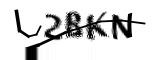
#> input picture laicigou/captcha_dataset/2BKN.jpg, 160 x 60 px
$ python -i dealImg.py   (imports and definitions only)   (older library calls are emulated)
#> lines starting #> are read from the running program, lines starting #| are printed output that depends on the picture; after the words box and inside, x2 and y2 are one past the last pixel; in counts of white or black regions, pixels touching at a corner belong together
#> further down, picture is the input picture: shape (60, 160, 3); min 0, max 255, mean 216.8
import cv2
import numpy as np
import operator

def dealImg(img):
    ret , thresh1 = cv2.threshold(img,127,255,cv2.THRESH_BINARY_INV)
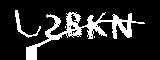
#> thresh1: shape (60, 160, 3); 14.8% white; 4 white regions (2 under 20 px), largest, box (x1, y1, x2, y2) and area: (26, 12, 145, 60) 1276, (15, 10, 41, 38) 136
    kernel1 = np.ones((2,2),np.uint8)
    thresh1 = cv2.morphologyEx(thresh1, cv2.MORPH_CLOSE, kernel1)
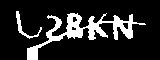
#> thresh1: shape (60, 160, 3); 15.4% white; 2 white regions, box (x1, y1, x2, y2) and area: (27, 13, 146, 60) 1346, (16, 11, 42, 39) 136
    kernel2 = np.ones((2, 2), np.uint8)
    erodeimg = cv2.morphologyEx(thresh1, cv2.MORPH_ERODE, kernel2)
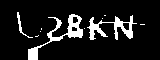
#> erodeimg: shape (60, 160, 3); 11% white; 10 white regions (7 under 20 px), largest, box (x1, y1, x2, y2) and area: (28, 14, 83, 60) 542, (87, 15, 137, 40) 431, (17, 12, 33, 38) 67

    cv2.imshow('open',erodeimg)
    # cv2.waitKey(0)
#> (the run stopped early here; a loop or call above may not have finished)

$ run again, on laicigou/captcha_dataset/2xnt.jpg
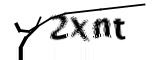
#> input picture laicigou/captcha_dataset/2xnt.jpg, 160 x 60 px
#> picture is the input picture: shape (60, 160, 3); min 0, max 255, mean 226.1
#> in dealImg, `ret , thresh1 = cv2.threshold(img,127,255,cv2.THRESH_BINARY_INV)`:
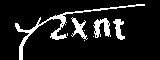
#> thresh1: shape (60, 160, 3); 11% white; 8 white regions (4 under 20 px), largest, box (x1, y1, x2, y2) and area: (15, 4, 145, 60) 580, (93, 18, 111, 38) 195, (71, 17, 88, 40) 149, (113, 19, 125, 40) 130
#> in dealImg, `erodeimg = cv2.morphologyEx(thresh1, cv2.MORPH_ERODE, kernel2)`:
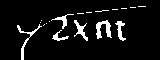
#> erodeimg: shape (60, 160, 3); 7.2% white; 18 white regions (12 under 20 px), largest, box (x1, y1, x2, y2) and area: (96, 20, 112, 39) 155, (17, 24, 42, 60) 131, (74, 20, 88, 41) 107, (115, 21, 126, 41) 94, (51, 14, 74, 29) 81, (52, 30, 69, 41) 65

$ run again, on laicigou/captcha_dataset/3RhV.jpg
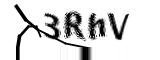
#> input picture laicigou/captcha_dataset/3RhV.jpg, 160 x 60 px
#> picture is the input picture: shape (60, 160, 3); min 0, max 255, mean 219.5
#> in dealImg, `ret , thresh1 = cv2.threshold(img,127,255,cv2.THRESH_BINARY_INV)`:
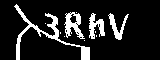
#> thresh1: shape (60, 160, 3); 13.7% white; 11 white regions (7 under 20 px), largest, box (x1, y1, x2, y2) and area: (14, 4, 90, 60) 625, (64, 12, 85, 39) 270, (89, 13, 105, 39) 218, (108, 13, 129, 40) 192
#> in dealImg, `erodeimg = cv2.morphologyEx(thresh1, cv2.MORPH_ERODE, kernel2)`:
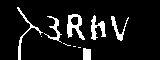
#> erodeimg: shape (60, 160, 3); 9.7% white; 10 white regions (4 under 20 px), largest, box (x1, y1, x2, y2) and area: (67, 14, 85, 40) 226, (91, 15, 106, 40) 177, (17, 7, 43, 60) 163, (44, 16, 62, 43) 129, (111, 16, 129, 41) 129, (83, 48, 91, 60) 91
